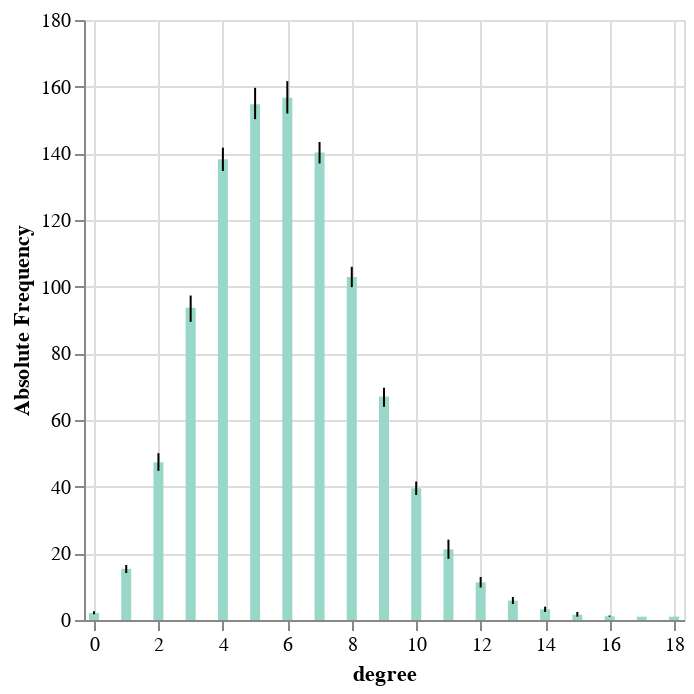

Write notebook code for a chart like this one.
### Code cell
bars + error

### Figure 1 — Vega specification as saved in the notebook (floating-point values rounded to 4 significant figures; data arrays with more than 128 entries replaced by an {"elided": "..."} marker saying what was removed)
{"$schema": "https://vega.github.io/schema/vega/v5.json", "data": [{"name": "_server_source_0", "values": {"elided": "315 records"}}, {"name": "source_0", "source": "_server_source_0", "transform": [{"type": "aggregate", "groupby": ["degree"], "fields": ["count", "count", "count", "count"], "ops": ["ci0", "ci1", "mean", "mean"], "as": ["lower_count", "upper_count", "center_count", "mean_count"]}, {"type": "project", "fields": ["center_count", "degree", "lower_count", "mean_count", "upper_count"]}]}, {"name": "data_0", "source": "source_0", "transform": [{"type": "filter", "expr": "isValid(datum[\"degree\"]) && isFinite(+datum[\"degree\"]) && isValid(datum[\"lower_count\"]) && isFinite(+datum[\"lower_count\"])"}, {"type": "project", "fields": ["center_count", "degree", "lower_count", "upper_count"]}]}, {"name": "data_1", "source": "source_0", "transform": [{"type": "filter", "expr": "isValid(datum[\"degree\"]) && isFinite(+datum[\"degree\"]) && isValid(datum[\"mean_count\"]) && isFinite(+datum[\"mean_count\"])"}, {"type": "project", "fields": ["degree", "mean_count"]}]}], "marks": [{"type": "rect", "name": "layer_0_marks", "from": {"data": "data_1"}, "encode": {"update": {"xc": {"field": "degree", "scale": "x"}, "width": {"value": 5}, "y": {"field": "mean_count", "scale": "y"}, "ariaRoleDescription": {"value": "bar"}, "description": {"signal": "\"degree: \" + (format(datum[\"degree\"], \"\")) + \"; Mean of count: \" + (format(datum[\"mean_count\"], \"\"))"}, "y2": {"field": {"signal": null, "datum": null, "group": "height", "parent": null}}, "fill": {"value": "#99d8c9"}}}, "style": ["bar"]}, {"type": "rule", "name": "layer_1_marks", "from": {"data": "data_0"}, "encode": {"update": {"ariaRoleDescription": {"value": "errorbar"}, "tooltip": {"signal": "{\"Ci1 of count\": format(datum[\"upper_count\"], \"\"), \"Ci0 of count\": format(datum[\"lower_count\"], \"\"), \"Mean of count\": format(datum[\"center_count\"], \"\"), \"degree\": format(datum[\"degree\"], \"\")}"}, "x": {"field": "degree", "scale": "x"}, "stroke": {"value": "black"}, "y": {"field": "lower_count", "scale": "y"}, "y2": {"field": "upper_count", "scale": "y"}, "description": {"signal": "\"degree: \" + (format(datum[\"degree\"], \"\")) + \"; Absolute Frequency: \" + (format(datum[\"lower_count\"], \"\")) + \"; upper_count: \" + (format(datum[\"upper_count\"], \"\")) + \"; Ci1 of count: \" + (format(datum[\"upper_count\"], \"\")) + \"; Ci0 of count: \" + (format(datum[\"lower_count\"], \"\")) + \"; Mean of count: \" + (format(datum[\"center_count\"], \"\"))"}}}, "style": ["rule", "errorbar-rule"]}], "scales": [{"name": "x", "type": "linear", "domain": [0, 18], "range": [0, {"signal": "width"}], "padding": 5, "zero": true}, {"name": "y", "type": "linear", "domain": {"fields": [{"data": "data_1", "field": "mean_count"}, {"data": "data_0", "field": "lower_count"}, {"data": "data_0", "field": "upper_count"}]}, "range": [{"signal": "height"}, 0], "zero": false, "nice": true}], "axes": [{"scale": "x", "minExtent": 0, "domain": false, "orient": "bottom", "maxExtent": 0, "labels": false, "tickCount": {"signal": "ceil(width/40)"}, "ticks": false, "zindex": 0, "gridScale": "y", "grid": true, "aria": false}, {"scale": "y", "domain": false, "aria": false, "grid": true, "tickCount": {"signal": "ceil(height/40)"}, "labels": false, "gridScale": "x", "orient": "left", "maxExtent": 0, "ticks": false, "minExtent": 0, "zindex": 0}, {"scale": "x", "title": "degree", "orient": "bottom", "tickCount": {"signal": "ceil(width/40)"}, "zindex": 0, "labelFlush": true, "labelOverlap": true, "grid": false}, {"scale": "y", "zindex": 0, "labelOverlap": true, "grid": false, "orient": "left", "title": "Absolute Frequency", "tickCount": {"signal": "ceil(height/40)"}}], "background": "white", "height": 300, "style": "cell", "width": 300, "padding": 5}
